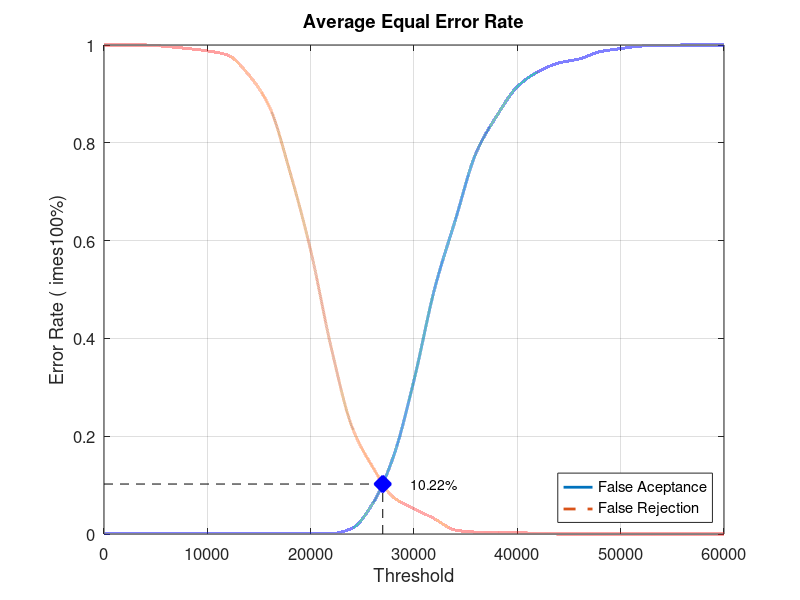
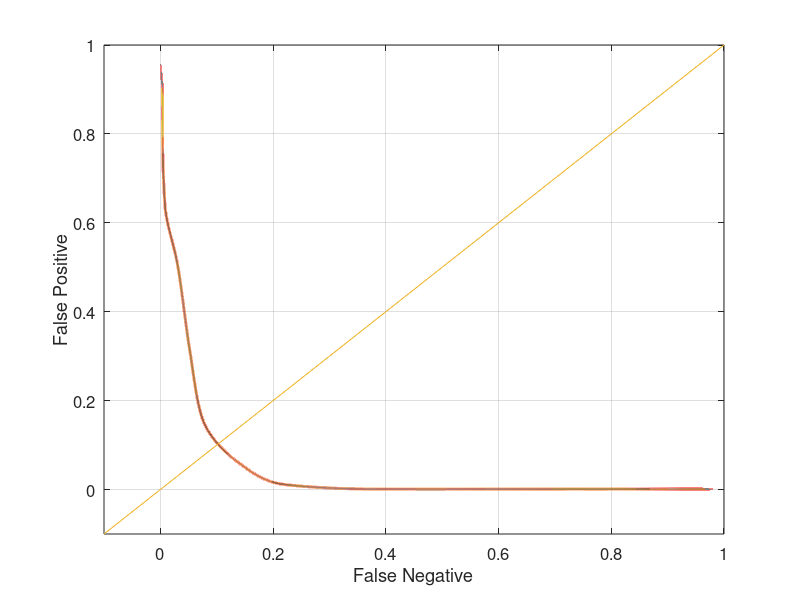

MATLAB code to generate these figures, in order:
close all;
clear;
clc;
x = 0:2000:60000;
xq = 0:0.5:60000;

y0 = [0 0.00105263 0.00105263 0.00105263 0.00105263 0.00105263 0.00105263 0.00105263 0.00105263 0.00105263 0.00105263 0.00105263 0.0115789 0.0621053 0.157895 0.314737 0.502105 0.642105 0.778947 0.854737 0.914737 0.945263 0.963158 0.971579 0.986316 0.992632 0.997895 0.998947 1 1 1]
yy0 = interp1(x, y0, xq, 'pchip');
y1 = [1 1 1 0.997 0.993 0.988 0.979 0.939 0.874 0.74 0.58 0.38 0.219 0.137 0.075 0.052 0.031 0.008 0.004 0.004 0.003 0.001 0 0 0 0 0 0 0 0 0]
yy1 = interp1(x, y1, xq, 'pchip');

% Calculating EER: 
y2 = abs(y0 - y1);
find(y2 == min(y2))
yy2 = abs(yy0 - yy1);
xEER = find(yy2 == min(yy2));
xEERIndex = xq(xEER) % X-axis EER
yEER = yy0(xEER) % Y-axis EER

main = figure
plot(xq, yy0,'-','LineWidth', 2);	hold on
plot(xq, yy1,'--','LineWidth', 2);	hold on
plot([xEERIndex xEERIndex], [0 yEER], 'k--');	hold on
plot([0 xEERIndex], [yEER yEER], 'k--');	hold on
plot(xEERIndex, yEER, 'bx', 'LineWidth', 10);	hold on
text(xEERIndex + 10 * xEERIndex / 100, yEER, [num2str(round((10000 * yEER)) / 100) '%'])
legend('False Aceptance', 'False Rejection', 'Location', 'SouthEast')
xlabel('Threshold')
ylabel('Error Rate (	imes100%)')
title('Average Equal Error Rate')
set(gca, 'FontSize', 12)
axis([0 60000 0 1])
grid on

print(main, 'Database4AverageMain', '-dpng');
FNRxFPR = figure('Color', [1 1 1]);
plot(yy1, yy0, '-', yy1, yy0, 'LineWidth', 2);
hold on
y = -0.1:0.1:1
plot(y, y); 
set(gca, 'FontSize', 12)
xlabel('False Negative')
ylabel('False Positive')
axis([-0.1 1 -0.1 1])
set(gca, 'FontSize', 12)
grid on

print(FNRxFPR, 'Database4AverageFNRxFPR','-dpng');
